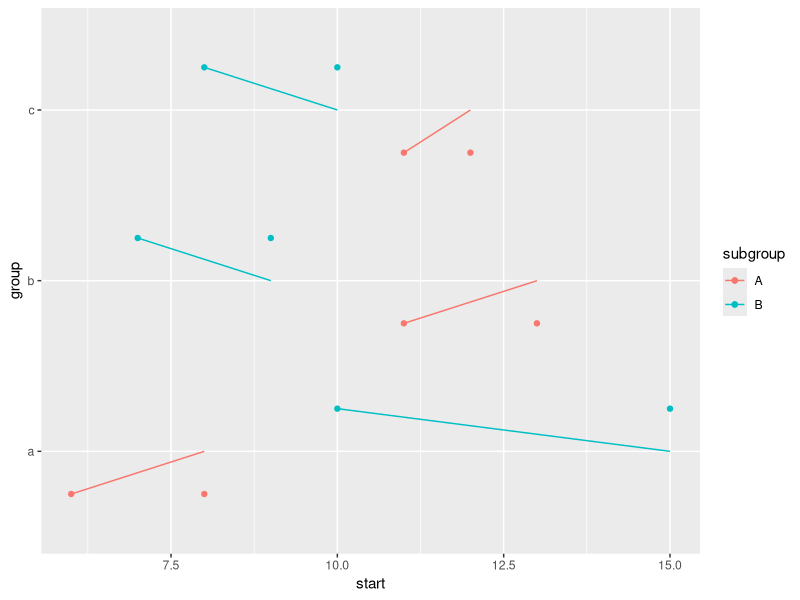
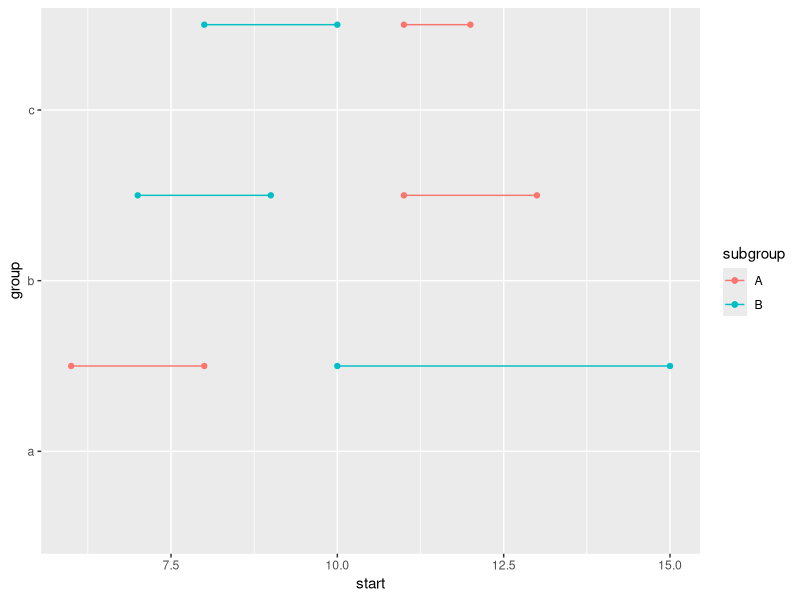

Source code (R) for these figures, in order:
## ---- chunk 1
library(tidyverse)
set.seed(1234)

df <- tibble(
    group = rep(letters[1:3], each = 2),
    subgroup = rep(c("A", "B"), 3)
  ) %>%
  mutate(
    start = rpois(6, 10),
    end = start + rpois(6, 3)
  )

ggplot(df) +
  geom_point(
    aes(group, start, color = subgroup),
    position = position_dodge(width = 1)
  ) +
  geom_point(
    aes(group, end, color = subgroup),
    position = position_dodge(width = 1)
  ) +
  geom_segment(
    aes(x = group, xend = group, y = start, yend = end, color = subgroup),
    position = position_dodge(width = 1)
  ) +
  coord_flip()
## ---- chunk 2
library(tidyverse)

set.seed(1234)

df <- tibble(
    group = rep(letters[1:3], each = 2),
    subgroup = rep(c("A", "B"), 3)
  ) %>%
  mutate(
    start = rpois(6, 10),
    end = start + rpois(6, 3)
  )

ggplot(df) +
  geom_point(
    aes(group, start, color = subgroup),
    position = position_nudge(x = 0.5, y = 0)
  ) +
  geom_point(
    aes(group, end, color = subgroup),
    position = position_nudge(x = 0.5, y = 0)
  ) +
  geom_segment(
    aes(x = group, xend = group, y = start, yend = end, color = subgroup),
    position = position_nudge(x = 0.5, y = 0)
  ) +
  coord_flip()
## ---- chunk 3
#' @param base_size base font size
#' @param base_family base font family
#' @param base_line_size base size for line elements
#' @param base_rect_size base size for rect elements
## ---- chunk 4
#' @param base_size Base font size, in points. Unlike `geom_label` and others, the default unit is in `points`, not `mm`, so adding `.pt` is not needed.
#' @param base_family Base font family.
#' @param base_line_size Base size for line elements, in mm.
#' @param base_rect_size Base size for rect elements, in mm.
